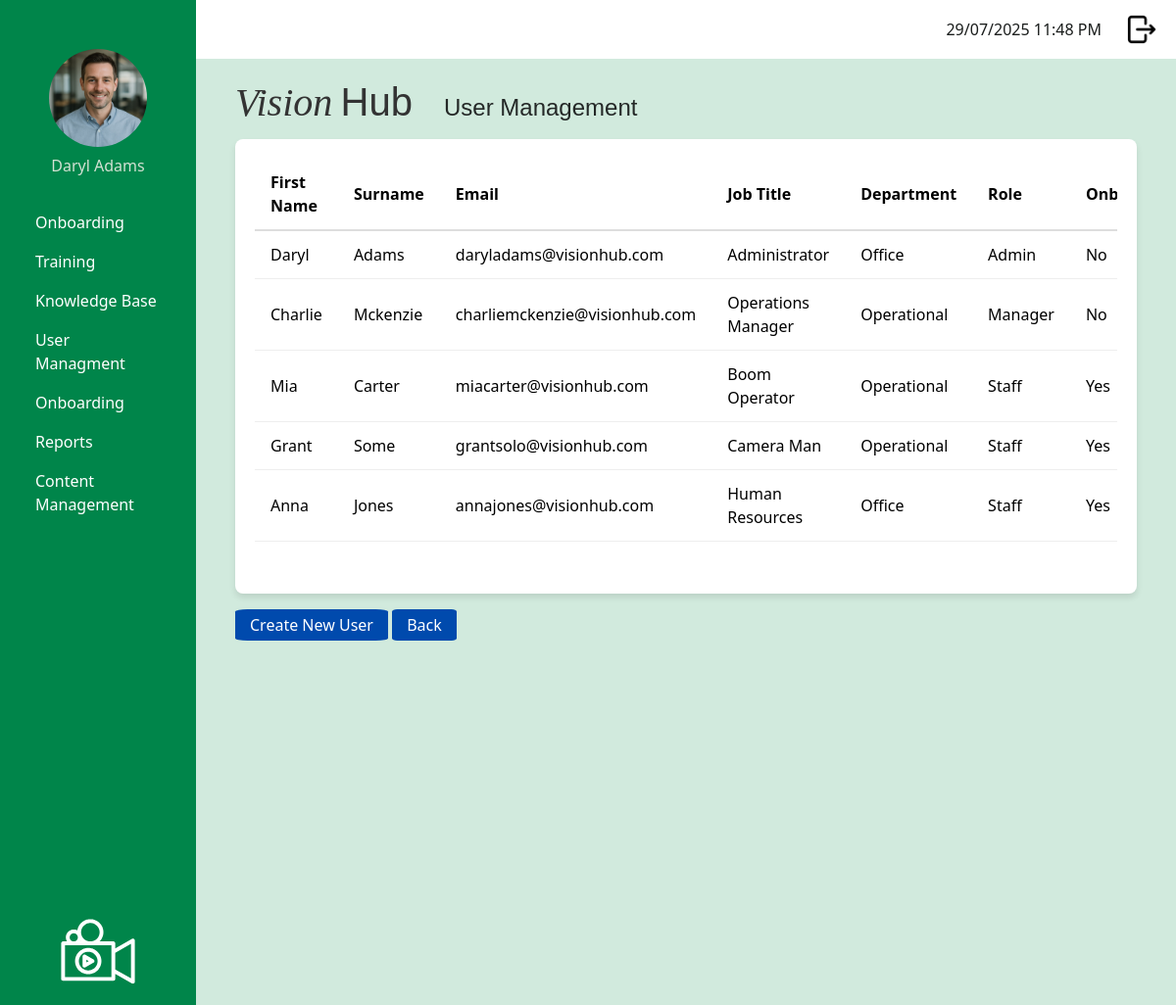
Screenshot of /admin/manage_users (signed in) with the database file from the repository.
### app/models.py (models this page shows, shortened)
class User(UserMixin, db.Model):
    __tablename__ = 'user'
    id: so.Mapped[int] = so.mapped_column(primary_key = True)
    username: so.Mapped[str] = so.mapped_column(
        sa.String(120),
        index = True,
        unique = True
    )
    first_name: so.Mapped[str] = so.mapped_column(
        sa.String(50),
        index = True
    )
    surname: so.Mapped[str] = so.mapped_column(
        sa.String(50),
        index = True
    )
    job_title: so.Mapped[str] = so.mapped_column(
        sa.String(50),
        index = True
    )
    password_hash: so.Mapped[str] = so.mapped_column(
        sa.String(256)
    )
    is_onboarding: so.Mapped[bool] = so.mapped_column(
        default = False   # Default: Not onboarding
    )
    dateStarted: so.Mapped[datetime] = so.mapped_column(
        index=True,
        default = lambda:
            datetime.now(timezone.utc)
    )
    google_email: so.Mapped[Optional[str]] = so.mapped_column(
        sa.String(120),
        unique = True,
        nullable = True
    )
    profile_photo: so.Mapped[Optional[str]] = so.mapped_column(
        sa.String(120),
        nullable = True,
        default = 'profileDefault.png'
    )
    manager_id: so.Mapped[Optional[int]] = so.mapped_column(
        sa.ForeignKey('user.id'),
        nullable = True
    )
    manager: so.Mapped[Optional['User']] = so.relationship(
        'User',
        remote_side=[id],
        back_populates = 'manages'
    )
    manages: so.Mapped[List['User']] = so.relationship(
        'User',
        back_populates = 'manager'
    )
    role_id: so.Mapped[int] = so.mapped_column(
        sa.ForeignKey('role.id')
    )
    role: so.Mapped['Role'] = so.relationship(
        'Role',
        back_populates = 'users'
    )
    department_id: so.Mapped[int] = so.mapped_column(
        sa.ForeignKey('department.id')
    )
    department: so.Mapped['Department'] = so.relationship(
        'Department',
        back_populates = 'users'
    )
    module_progress: so.Mapped[List['UserModuleProgress']] = so.relationship(
        'UserModuleProgress', back_populates = 'user'
    )
    onboarding_path_id: so.Mapped[int] = so.mapped_column(
        sa.ForeignKey('onboarding_path.id'),
        nullable = True
    )
    onboarding_path: so.Mapped['OnboardingPath'] = so.relationship(
        'OnboardingPath'
    )

class Department(db.Model):
    __tablename__ = 'department'
    id: so.Mapped[int] = so.mapped_column(
        primary_key = True
    )
    department_name: so.Mapped[str] = so.mapped_column(
        sa.String(20),
        index = True,
        unique = True
    )
    users: so.Mapped[List['User']] = so.relationship(
        'User',
        back_populates = 'department'
    )

class Role(db.Model):
    __tablename__ = 'role'
    id: so.Mapped[int] = so.mapped_column(primary_key=True)
    role_name: so.Mapped[str] = so.mapped_column(
        sa.String(20),
        index = True,
        unique = True
    )
    users: so.Mapped[list['User']] = so.relationship(
        'User', back_populates = 'role'
    )

### app/admin/routes.py (the view)
@app.route('/admin/manage_users', methods = ['GET'])
@login_required
def manage_users():
    if current_user.role.role_name != "admin":
        return redirect(url_for('logout'))
    try:
        users = User.query.all()
        return render_template(
            'admin/manageUsers.html',
            title='Manage Users',
            users=users,
        )
    except Exception as e:
        print('Error: ' + str(e))
        flash("An error occured contact support.")
        return redirect(url_for('admin_dashboard'))

### app/models.py (called while the page is built)
@login.user_loader
def load_user(id):
    return db.session.get(User, int(id))

### app/templates/admin/manageUsers.html (shortened to what this page needs)
{% extends "base.html" %}
{% block content %}
<div class="page-container">
    <div class = "scrolable-table">
        <table class= "custom-table">
            <thead>
                <tr>
                    <th>First Name</th>
                    <th>Surname</th>
                    <th>Email</th>
                    <th>Job Title</th>
                    <th>Department</th>
                    <th>Role</th>
                    <th>Onboarding</th>
                </tr>
            </thead>
            <tbody>
                {% for user in users %}
                <tr>
                    <td>{{ user.first_name|title }}</td>
                    <td>{{ user.surname|title }}</td>
                    <td>{{ user.username }}</td>
                    <td>{{ user.job_title|title }}</td>
                    <td>{{ user.department.department_name|title }}</td>
                    <td>{{ user.role.role_name|title }}</td>
                    <td>{{ 'Yes' if user.is_onboarding else 'No' }}</td>
                </tr>
                {% endfor %}
            </tbody>
        </table>
    </div>
</div>
{% endblock %}
{% block specific_heading %}<h1 class = "page-title">User Management</h1>{% endblock %}
{% block specific_buttons %}
<div class = "button-container-outside-table">
    <a class = "dark-blue-button" href="{{ url_for('register_user') }}">Create New User</a>
    <a class = "dark-blue-button" href="{{ url_for('admin_dashboard') }}" class="btn">Back</a>
</div>
{% endblock %}

### app/templates/base.html (shortened to what this page needs)
<!doctype html>
<html>
    <head>
            <link
            href="{{ url_for('static', filename='css/bootstrap.min.css') }}"
            rel="stylesheet"/>
            <link href="{{ url_for('static', filename='css/stylesheet.css') }}" rel="stylesheet"/>
        </head>
    <body>
         <div class="sidebar">
            <div class="profile-container">
                <form id="photoForm"
                    action="{{ url_for('update_profile_photo') }}"
                    method="POST"
                    enctype="multipart/form-data"
                    style="display:inline;">
                <img src="{{ url_for('static',
                                    filename='images/profilePhoto/'
                                        ~ (current_user.profile_photo or 'profileDefault.png')) }}"
                    id="profilePicture"
                    class="profilePicture"
                    alt="Click to change photo"
                    style="cursor:pointer; width:100px; height:100px;
                            object-fit:cover; border-radius:50%;">
                </form>
                <h5 class="profile-photo-text">{{ current_user.first_name|title }} {{ current_user.surname|title }}</h5>
            </div>
            <nav class="nav flex-column sideNavLink-container">
                {% if current_user.role.role_name == 'admin' %}
                    <a class="nav-link" href="#">Onboarding</a>
                    <a class="nav-link" href="{{ url_for('manage_training_modules') }}">Training</a>
                    <a class="nav-link" href="#">Knowledge Base</a>
                    <a class="nav-link" href="{{ url_for('manage_users') }}">User Managment</a>
                    <a class="nav-link" href="#">Onboarding</a>
                    <a class="nav-link" href="#">Reports</a>
                    <a class="nav-link" href="#">Content Management</a>
                    {% elif current_user.role.role_name == 'manager' %}
                    <a class="nav-link" href="#">Onboarding</a>
                    <a class="nav-link" href="#">Training</a>
                    <a class="nav-link" href="#">Reports</a>
                    {% elif current_user.role.role_name == 'staff' %}
                    <a class="nav-link" href="#">Onboarding</a>
                    <a class="nav-link" href="{{ url_for('training_dashboard') }}">Training</a>
                {% endif %}
            </nav>
            <img src="{{ url_for('static', filename='images/logoImageWhite.svg') }}" class="sidebarLogo">
        </div>
         <div class="top-bar">
            <div class="d-flex align-items-center">
                <span class="me-3" id="clock"></span>
                <a href="{{ url_for('logout') }}" class="logout-link">
                    <img src="{{ url_for('static', filename='images/logout.png') }}" class="logout-image">
                </a>
            </div>
        </div>
        <div class="logo-name-container">
            <h2 class="logo-text">
                <span class="logo-vision">Vision</span>
                <span class="logo-hub">Hub</span>
            </h2>
            {% block specific_heading %}{% endblock %}
        </div>
        <div class="content">
            {% block content %}
            {% endblock %}
        </div>
        <div class = "button-area">
            {% block specific_buttons %}{% endblock %}
        </div>
    </body>
</html>

### app/static/css/stylesheet.css (style rules this page uses)
body { color: #000000; background-color: #d1eadd ; }
.logo-name-container { display: flex; align-items: baseline; margin-left: 240px; margin-top: 20px; margin-bottom: 5px; gap: 2rem; color: #333; }
.logo-vision { font-family: 'Playfair Display', serif; font-weight: 450; font-style: italic; font-size: 2.5rem; }
.logo-hub { font-family: 'Montserrat', sans-serif; font-weight: 200; font-size: 2.5rem; margin-left: 0; }
.sidebar { background-color: #00854a; color: white; font-size: 1rem; font-weight: 400; height: 100vh; position: fixed; width: 200px; padding: 20px; display: flex; flex-direction: column; justify-content: space-between; text-align: left }
.profile-photo-text { font-size: 1rem; font-weight: 200; color: rgb(211, 225, 211); text-align: center; }
.sidebarLogo { max-width: 100%; width: 120px; height: auto; display: block; margin: 0 auto; margin-top: auto; }
.profilePicture { display: block; margin: 30px auto 10px auto; border-radius: 50%; width: 80px; height: 80px; object-fit: cover; }
.sideNavLink-container { margin-top: 20px; }
.nav-link { border-radius: 0.5rem; color: white; }
.top-bar { background-color: white; height: 60px; padding: 10px 20px; margin-left: 200px; display: flex; justify-content: flex-end; align-items: center; }
.logout-image { width: 30px; height: 30px; object-fit: cover; margin-left: 10px; }
#clock { color: #1a1d1c; margin-right: 20px; }
.dark-blue-button { background-color: #004AAD; color: white; padding: 5px 15px; border-radius: 8%; text-decoration: none; margin: auto; font-size: 1rem; line-height: 1.2; border: none; box-shadow: none; }
.button-container-outside-table { display: inline-block; margin-top: 20px; margin-bottom: 10px; margin-left: 240px; }
.content { background-color: white; border-radius: 8px; margin-left: 240px; padding: 20px; box-shadow: 0 4px 6px rgba(0, 0, 0, 0.1); max-width: calc(100% - 240px - 40px); }
.page-title { font-family: 'Montserrat', sans-serif; font-size: 1.5rem; font-weight: 200; color: #242827; }
.custom-table { width: 100%; border-collapse: separate; border-spacing: 0; }
.scrolable-table { max-height: 400px; overflow-y: auto; margin-bottom: 1.5rem; }
.custom-table thead th { position: sticky; top: 0; border-bottom: 2px solid #ddd; background: white; z-index: 2; }
.custom-table th, .custom-table td { padding: 0.75rem 1rem; text-align: left; vertical-align: middle; border-bottom: 1px solid #eee; }

### rows the page displays
User: profile_photo (picture), first_name "Daryl", surname "Adams", username "daryladams@visionhub.com", job_title "Administrator", department.department_name "Office", role.role_name "Admin", is_onboarding "No"
User: first_name "Charlie", surname "Mckenzie", username "charliemckenzie@visionhub.com", job_title "Operations Manager", department.department_name "Operational", role.role_name "Manager", is_onboarding "No"
User: first_name "Mia", surname "Carter", username "miacarter@visionhub.com", job_title "Boom Operator", department.department_name "Operational", role.role_name "Staff", is_onboarding "Yes"
User: first_name "Grant", surname "Some", username "grantsolo@visionhub.com", job_title "Camera Man", department.department_name "Operational", role.role_name "Staff", is_onboarding "Yes"
User: first_name "Anna", surname "Jones", username "annajones@visionhub.com", job_title "Human Resources", department.department_name "Office", role.role_name "Staff", is_onboarding "Yes"
